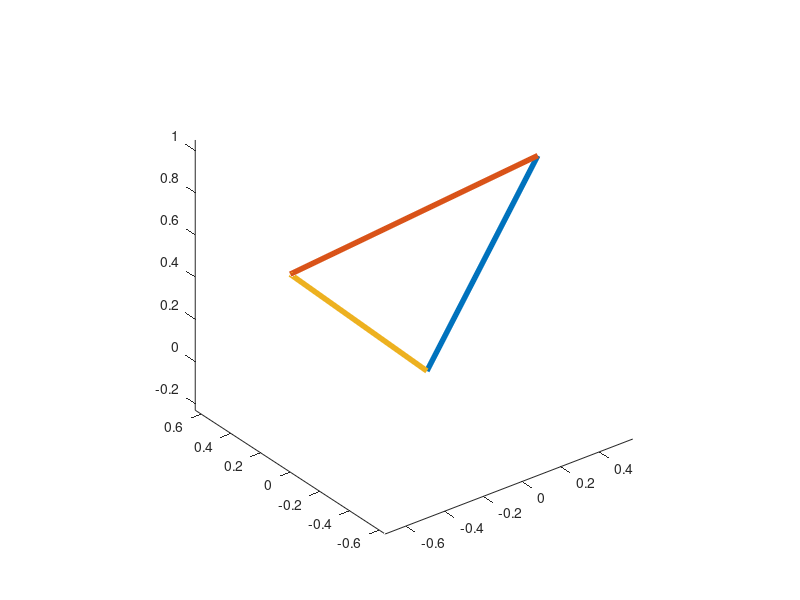

Write MATLAB code to recreate this figure. (Note: this script raises an error after producing the figure.)
close all; clear all; clc;
% building a flat bouncing ball that is rigid
NDIM = 3;

% set angle for cone edges
THETA = 50; % in degrees
THETA_PERT = 5.0;

% initialize arrays
num_nodes = 3;
num_links = 3;
jj = zeros(num_links,1);
kk = zeros(num_links,1);
X = zeros(num_nodes, NDIM);
U = zeros(num_nodes, NDIM);

% set physical parameters
M = ones(num_nodes,1);
M(1:num_nodes) = 5e2*ones(num_nodes,1); % mass of each node
G = 5e3; % magnitude of the gravitational force
Sd = 1e6; % drag force constant

% set numerical parameters
dt = 1e-4;
end_time = 2e-1;
timevec = 0:dt:end_time;

% set positions of nodes around the circumference of the ball
X(1,:) = [0,0,0];
X(2,:) = [cos(THETA*pi/180),0,sin(THETA*pi/180)];
X(3,:) = [-cos(THETA*pi/180),0,sin(THETA*pi/180)];

% perturb initial configuration
PERT = [cos(THETA_PERT*pi/180) 0 -sin(THETA_PERT*pi/180);
        0                      0 0
	sin(THETA_PERT*pi/180) 0 cos(THETA_PERT*pi/180);];
X = (PERT*X')';

% build structure by creating links
jj(1) = 1; kk(1) = 2;
jj(2) = 2; kk(2) = 3;
jj(3) = 3; kk(3) = 1;

% plot initial structure
figure(1);
x = [X(jj,1) X(kk,1)];
y = [X(jj,2) X(kk,2)];
z = [X(jj,3) X(kk,3)];
plot3(x',y',z','linewidth',4)
axis equal

% make a gravitational force
F_gravity = zeros(num_nodes, NDIM);
F_gravity(:,1) = 0;
F_gravity(:,2) = 0;
F_gravity(:,3) = -G.*M; 

% initialize the position of the center of mass
Xcm = (sum((M.*X))./sum(M))';

% initialize velocity center of mass
Ucm = (sum((M.*U))./sum(M))';

% initialize Xtwiddle
Xtwiddle = zeros(num_nodes,NDIM);
Xtwiddle = X - Xcm';

% initialize the angular velocity
L = zeros(NDIM,1);

% here is the timestep loop
centroid_position = zeros(length(timevec), NDIM);
centroid_velocity = zeros(length(timevec), NDIM);
bottom_position = zeros(length(timevec), NDIM);
for t = 1:length(timevec)

    % this just displays the current simulation time in the matlab window
    disp(timevec(t));	

    % compute moment of inertia tensor
    I = zeros(NDIM, NDIM);
    for k = 1:num_nodes
	I = I + M(k).*( (norm(Xtwiddle(k,:))^2).*eye(NDIM) - Xtwiddle(k,:)'*Xtwiddle(k,:) );
    end     

    % compute the angular velocity
    Omega = I\L;

    % normalize angular velocity if it is nonzero
    if(norm(Omega) > 100*eps)
         unit_Omega = Omega/norm(Omega);
         Omega_cross = [0 -Omega(3) Omega(2); Omega(3) 0 -Omega(1); -Omega(2) Omega(1) 0];
         P_Omega = unit_Omega*unit_Omega';
	 Xtwiddle = ( P_Omega*(Xtwiddle') + cos(norm(Omega)*dt).*(eye(NDIM) - P_Omega)*(Xtwiddle') + sin(norm(Omega)*dt).*(Omega_cross*(Xtwiddle'))./norm(Omega) )';
    end

    % compute net force and net torque
    net_force = zeros(NDIM,1);
    net_torque = zeros(NDIM,1);
    drag_force = F_drag(X,Sd,Ucm);
    for l = 1:num_nodes
    	net_force = net_force + F_gravity(l,:)' + drag_force(l,:)';
        net_torque = net_torque + cross(Xtwiddle(l,:)', F_gravity(l,:)' + drag_force(l,:)');
    end	

    % update the position and velocity for the center of mass
    Ucm = Ucm + (dt/sum(M)).*net_force;
    Xcm = Xcm + dt.*Ucm;

    % update the angular momentum
    L = L + dt.*net_torque;    

    % update positions of individual masses
    X = Xtwiddle + Xcm';

    % store the position of centroid
    bottom_position(t,:) = X(1,:);	
    centroid_position(t,:) = Xcm';
    centroid_velocity(t,:) = Ucm';

    % plot the current position of the ball
    figure(2);
    x = [X(jj,1) X(kk,1)];
    y = [X(jj,2) X(kk,2)];
    z = [X(jj,3) X(kk,3)];
    plot3(x',y',z','linewidth',4)
    view(180,0)
    xlim([-0.7 0.7]);
    zlim([-10 1]);	
    pause(0.0001)

    % stop simulation if it blows up.
    if(norm(X)> 1e10)
      break
    end

end

figure(3); hold on
plot(timevec, centroid_position,'linewidth',2)
legend('x','y','z')

figure(4); hold on
plot(timevec, centroid_velocity,'linewidth',2)
legend('x','y','z')

figure(5); hold on
plot(timevec, bottom_position,'linewidth',2)
legend('x','y','z')

% function which defines a drag force
function Fd = F_drag(X,Sd,Ucm)
    nodes = [1:3];
    Fd = zeros(size(X));
    [foo ind] = min(X);
    othernodes = find(nodes ~= ind(3));
    Xmin = X(ind(3),:);
    X1 = X(othernodes(1),:);
    X2 = X(othernodes(2),:); 
    costheta1 = X1(1)/norm(X1);
    costheta2 = X2(1)/norm(X2);
    Fd(ind(3),3) = Sd*(norm(Ucm)^2)*max([abs(costheta1) abs(costheta2)]);
    Fd(othernodes(1),3) = Sd*(norm(Ucm)^2)*abs(costheta1);
    Fd(othernodes(2),3) = Sd*(norm(Ucm)^2)*abs(costheta2);	
end
